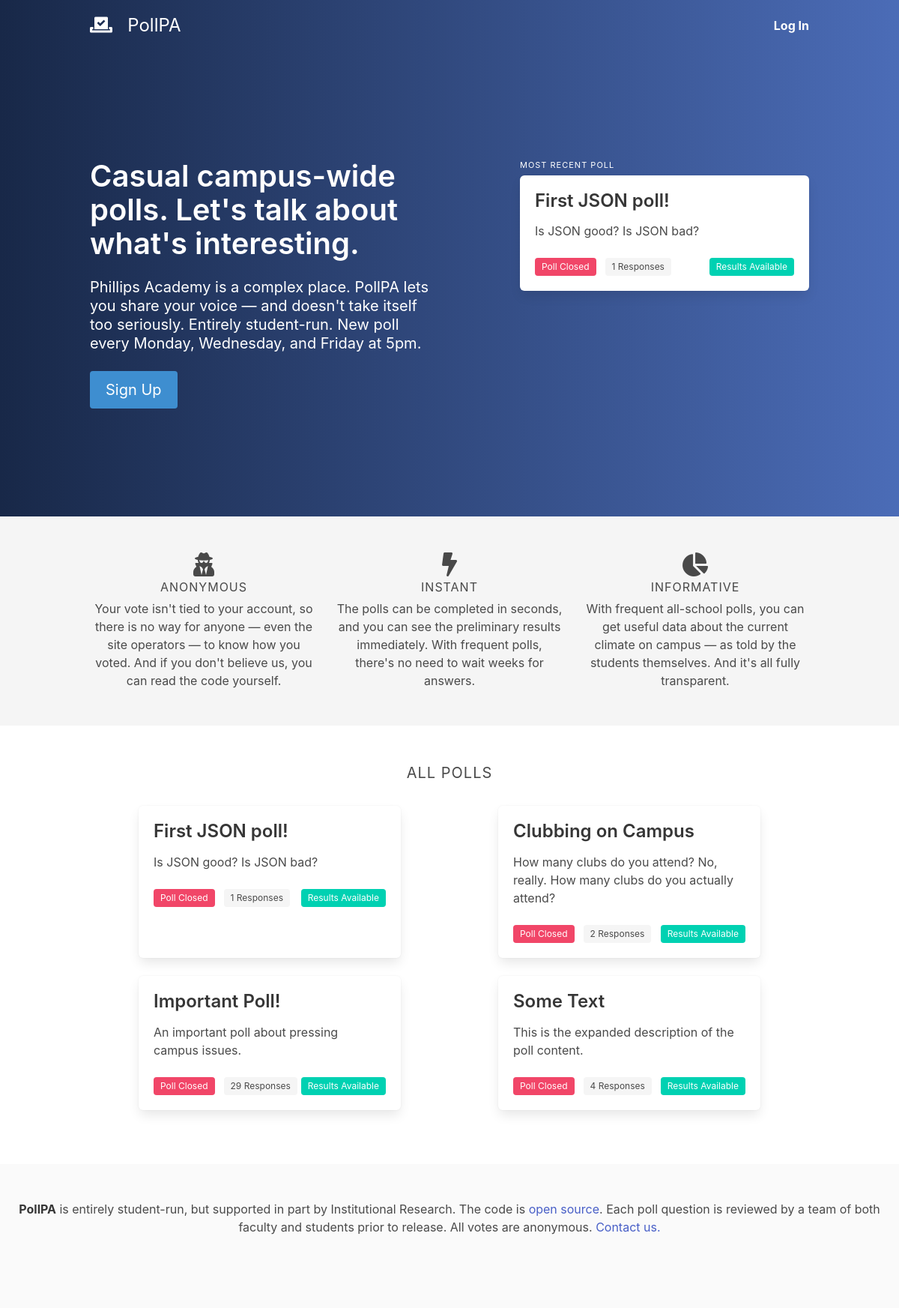
The page / on the database its author committed.
### polls/models.py (models this page shows, shortened)
class Poll(models.Model):
    id = models.AutoField(primary_key=True)
    created = models.DateTimeField(auto_now_add=True, db_index=True)
    available = models.DateTimeField(db_index=True)
    closes = models.DateTimeField(db_index=True)
    public = models.DateTimeField(db_index=True)
    title = models.TextField()
    description = models.TextField(blank=True)
    about = models.TextField(default="pressing campus issues")
    @property
    def votes(self):
        return Vote.objects.filter(poll=self)
    @property
    def is_completed(self):
        return timezone.now() > self.closes
    @property
    def is_public(self):
        return timezone.now() > self.public
    @property
    def is_available(self):
        return timezone.now() > self.available

### polls/views.py (the view)
# urls.py: path('', views.index, name='index'),
def index(request):
    polls = [poll for poll in Poll.objects.all().order_by("-closes")
             if poll.is_available]
    return render(request, 'polls/index.html', {
        "polls": polls,
        "most_recent_poll_id": polls[0].id
    })

### polls/templates/polls/index.html (shortened to what this page needs)
{% extends 'polls/content.html' %}
{% block header %}
<section class="hero is-medium is-dark" id="index-hero">
  <div class="hero-body">
    <div class="container">
      <div class="columns">
        <div class="column is-6">
          <h1 class="title is-size-2">Casual campus-wide polls. Let's talk about what's interesting.</h1>
          <p class="subtitle medium-top-margin">Phillips Academy is a complex place. PollPA lets you share your voice —
            and doesn't take itself too seriously. Entirely student-run. New poll every Monday, Wednesday, and Friday at 5pm.</p>
          {% if request.user.is_authenticated %}
          <a class="button is-info is-medium" href="/poll/{{most_recent_poll_id}}">Most Recent Poll</a>
          {% else %}
          <a class="button is-info is-medium" href="{% url 'register' %}">Sign Up</a>
          {% endif %}
        </div>
        <div class="column is-offset-1 is-5">
          <p class="heading">Most Recent Poll</p>
          {% include "polls/poll-box.html" with poll=polls|first %}
        </div>
      </div>
    </div>
  </div>
</section>
<section class="hero is-light">
  <div class="hero-body">
    <div class="container">
      <div class="columns">
        <div class="column has-text-centered">
          <div>
            <i class="fas fa-user-secret is-size-3"></i>
            <p class="heading is-size-6">Anonymous</p>
            <p>
              Your vote isn't tied to your account, so there is no way for anyone — even the site operators — to know how you voted. And if you don't believe us, you can read the <a href="https://github.com/pollpa/PollPA">code</a> yourself.
            </p>
          </div>
        </div>
        <div class="column has-text-centered">
          <div>
            <i class="fas fa-bolt is-size-3"></i>
            <p class="heading is-size-6">Instant</p>
            <p>
              The polls can be completed in seconds, and you can see the preliminary results immediately. With frequent polls, there's no need to wait weeks for answers.
            </p>
          </div>
        </div>
        <div class="column has-text-centered">
          <div>
            <i class="fas fa-chart-pie is-size-3"></i>
            <p class="heading is-size-6">Informative</p>
            <p>
              With frequent all-school polls, you can get useful data about the current climate on campus — as told by the students themselves. And it's all fully transparent.
            </p>
          </div>
        </div>
      </div>
    </div>
  </div>
</section>
{% endblock %}
{% block content %}
<section id="polls">
  <div class="has-text-centered">
    <h2 class="is-size-5 heading">All Polls</h2>
  </div>
  <br>
  <div class="grid">
    {% for poll in polls %}
    {% include "polls/poll-box.html" with poll=poll %}
    {% endfor %}
  </div>
</section>
{% endblock %}

### polls/templates/polls/poll-box.html
{% load humanize %}
<a href="/poll/{{poll.id}}" class="box poll-box has-text-grey-dark">
  <div class="content">
    <h3 class="is-size-4">{{poll.title}}</h3>
    <p class="is-size-6">{{poll.description}}</p>
  </div>
  <div class="level is-mobile">
    <div class="level-left">
      {% if poll.is_completed %}
        <span class="tag is-danger level-item">Poll Closed</span>
        <span class="tag level-item">{{poll.votes|length}} Responses</span>
      {% else %}
        <span class="tag is-success level-item">Closes {{poll.closes|naturaltime}}</span>
      {% endif %}
    </div>
    <div class="level-right">
      {% if poll.is_public %}
        <span class="tag is-primary level-item">Results Available</span>
      {% else %}
        <span class="tag is-warning level-item">Results Pending</span>
      {% endif %}
    </div>
  </div>
</a>

### polls/static/polls/CSS/main.css (style rules this page uses)
.poll-box { border-radius: 6px; }
#index-hero { background: #4b6cb7; background: -webkit-linear-gradient(to right, #182848, #4b6cb7); background: linear-gradient(to right, #182848, #4b6cb7); }
#index-hero .title, #index-hero .subtitle { color: white; }
.medium-top-margin { margin-top: 15px !important; }
@media screen and (min-width: 980px) { .grid { flex-flow: row wrap !important; display: flex; justify-content: space-around; } }
@media screen and (min-width: 980px) { .grid .poll-box { max-width: 30%; min-width: 350px; margin-bottom: 24px; } }
.box { height: unset; }

### rows shown on the page
Poll: title "First JSON poll!", description "Is JSON good? Is JSON bad?", votes|length "1", shows "Results Available"
Poll: title "Clubbing on Campus", description "How many clubs do you attend? No, really. How many clubs do you actually attend?", votes|length "2", shows "Results Available"
Poll: title "Important Poll!", description "An important poll about pressing campus issues.", votes|length "29", shows "Results Available"
Poll: title "Some Text", description "This is the expanded description of the poll content.", votes|length "4", shows "Results Available"
